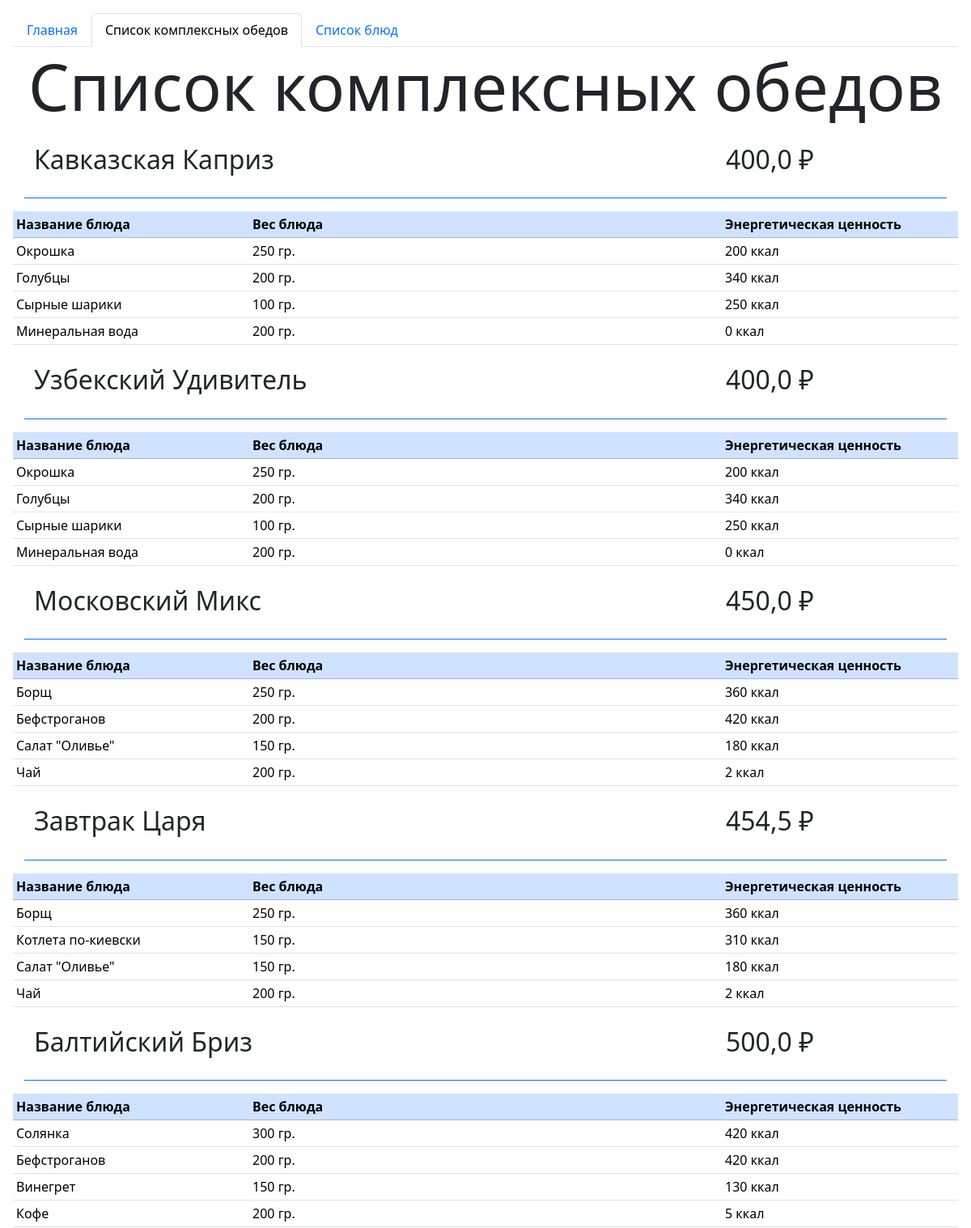
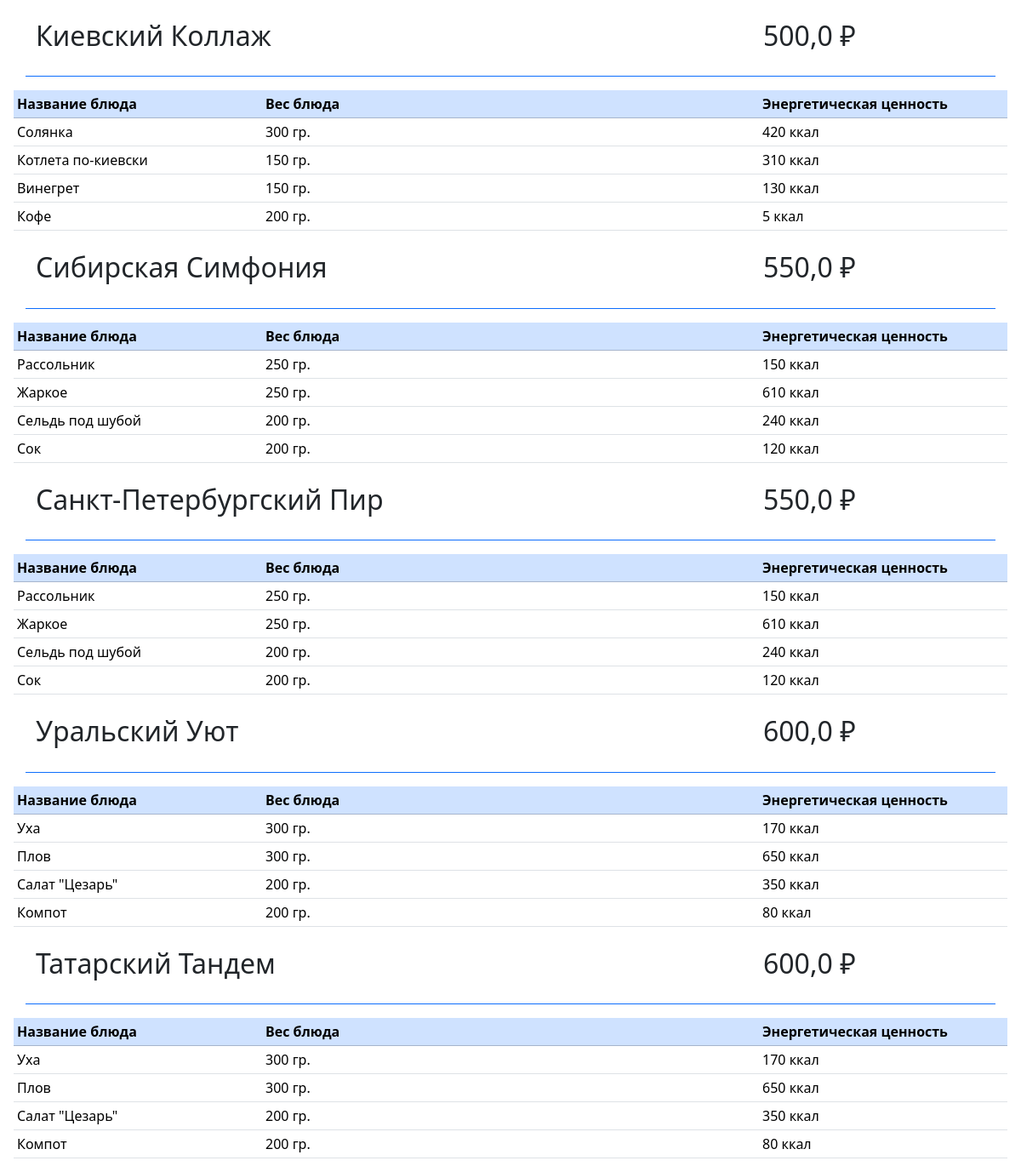
Screenshot of /lunches with the database file from the repository (2 pictures, top to bottom).
### btest/models.py (models this page shows, shortened)
class LunchStructure(models.Model):
    meals = models.ManyToManyField(Meal, verbose_name='Блюда')
    lunch = models.ForeignKey('Lunch', null=True, on_delete=models.PROTECT, verbose_name='Обед')
    class Meta:
        verbose_name_plural = 'Варианты обедов'
        verbose_name = 'Вариант обеда'

class Lunch(models.Model):
    name = models.CharField(null=False, max_length=100, db_index=True, verbose_name='Название обеда')
    description = models.TextField(null=True, blank=True, verbose_name='Описание обеда')
    price = models.FloatField(null=False, blank=False, verbose_name='Стоимость обеда')
    def __str__(self):
        return self.name
    class Meta:
        verbose_name_plural = 'Обеды'
        verbose_name = 'Обед'
        ordering = ['price']

class Meal(models.Model):
    name = models.CharField(null=False, max_length=100, verbose_name='Название блюда')
    weight = models.IntegerField(null=True, blank=False, verbose_name='Вес блюда (гр.)')
    calories = models.IntegerField(null=False, blank=False, verbose_name='Калорийность')
    class Meta:
        verbose_name_plural = 'Блюда'
        verbose_name = 'Блюдо'

### btest/views.py (the view)
# urls.py: path('lunches', views.lunches),
def lunches(request):
    lunch_structures = LunchStructure.objects.all()
    for lunch_structure in lunch_structures:
        print("--------------------")
        print(lunch_structure.lunch)
        print("--------------------")
        for meals in lunch_structure.meals.all():
            print(meals.name)
    return render(request, "btest/lunches.html", {
        'lunch_structures': lunch_structures,
    })

### btest/templates/btest/lunches.html (shortened to what this page needs)
<!DOCTYPE html>
<html lang="en">
<head>
	{% load bootstrap5 %}
	{% bootstrap_css %}
</head>
<body class="m-3">
<ul class="nav nav-tabs">
  <li class="nav-item">
    <a class="nav-link" aria-current="page" href="/">Главная</a>
  </li>
  <li class="nav-item">
    <a class="nav-link active" aria-current="page" href="#">Список комплексных обедов</a>
  </li>
  <li class="nav-item">
    <a class="nav-link" href="/meals">Список блюд</a>
  </li>
</ul>
<h1 class="text-center display-1">Список комплексных обедов</h1>
{% for lunch_structure in lunch_structures %}
<div class="container fs-2 h2 pb-1 mb-3 display-3 border-bottom border-primary">
    <div class = "row my-4">
        <div class = "col">{{lunch_structure.lunch}}</div>
        <div class = "col-3">{{lunch_structure.lunch.price}} ₽</div>
    </div>
</div>
<table class="table table-sm table-hover">
    <tbody>
    <tr class="table-primary">
        <th>Название блюда</th>
        <th>Вес блюда</th>
        <th>Энергетическая ценность</th>
    </tr>
    {% for meals in lunch_structure.meals.all %}
    <tr>
        <td class="col-3">{{ meals.name }}</td>
        <td class="col-6">{{meals.weight}} гр.</td>
        <td>{{meals.calories}} ккал</td>
    </tr>
    {% endfor %}
    </tbody>
</table>
{% endfor %}
</body>
</html>

### rows the page displays
LunchStructure: lunch "Кавказская Каприз", lunch.price "400,0"
Meal: name "Окрошка", weight "250", calories "200"
Meal: name "Голубцы", weight "200", calories "340"
Meal: name "Сырные шарики", weight "100", calories "250"
Meal: name "Минеральная вода", weight "200", calories "0"
LunchStructure: lunch "Узбекский Удивитель", lunch.price "400,0"
LunchStructure: lunch "Московский Микс", lunch.price "450,0"
Meal: name "Борщ", weight "250", calories "360"
Meal: name "Бефстроганов", weight "200", calories "420"
Meal: name "Салат \"Оливье\"", weight "150", calories "180"
Meal: name "Чай", weight "200", calories "2"
LunchStructure: lunch "Завтрак Царя", lunch.price "454,5"
Meal: name "Котлета по-киевски", weight "150", calories "310"
LunchStructure: lunch "Балтийский Бриз", lunch.price "500,0"
Meal: name "Солянка", weight "300", calories "420"
Meal: name "Винегрет", weight "150", calories "130"
Meal: name "Кофе", weight "200", calories "5"
LunchStructure: lunch "Киевский Коллаж", lunch.price "500,0"
LunchStructure: lunch "Сибирская Симфония", lunch.price "550,0"
Meal: name "Рассольник", weight "250", calories "150"
Meal: name "Жаркое", weight "250", calories "610"
Meal: name "Сельдь под шубой", weight "200", calories "240"
Meal: name "Сок", weight "200", calories "120"
LunchStructure: lunch "Санкт-Петербургский Пир", lunch.price "550,0"
LunchStructure: lunch "Уральский Уют", lunch.price "600,0"
Meal: name "Уха", weight "300", calories "170"
Meal: name "Плов", weight "300", calories "650"
Meal: name "Салат \"Цезарь\"", weight "200", calories "350"
Meal: name "Компот", weight "200", calories "80"
LunchStructure: lunch "Татарский Тандем", lunch.price "600,0"
